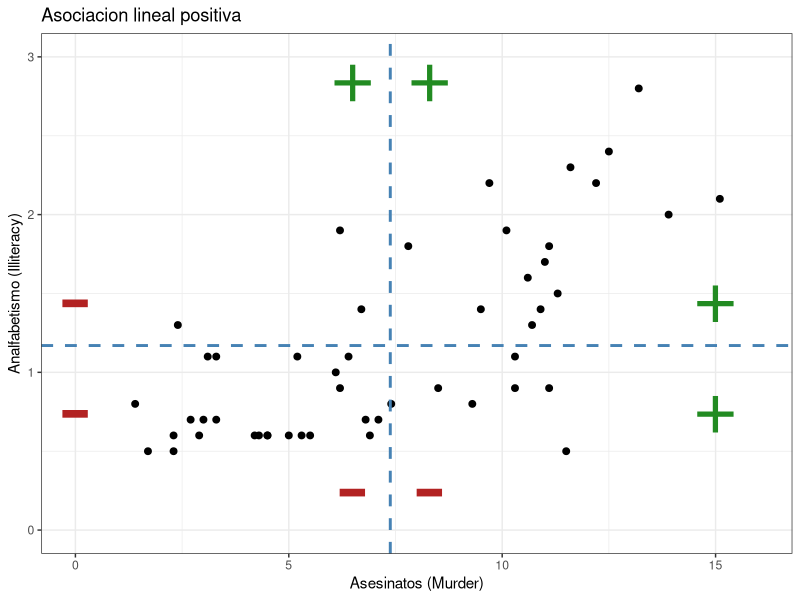
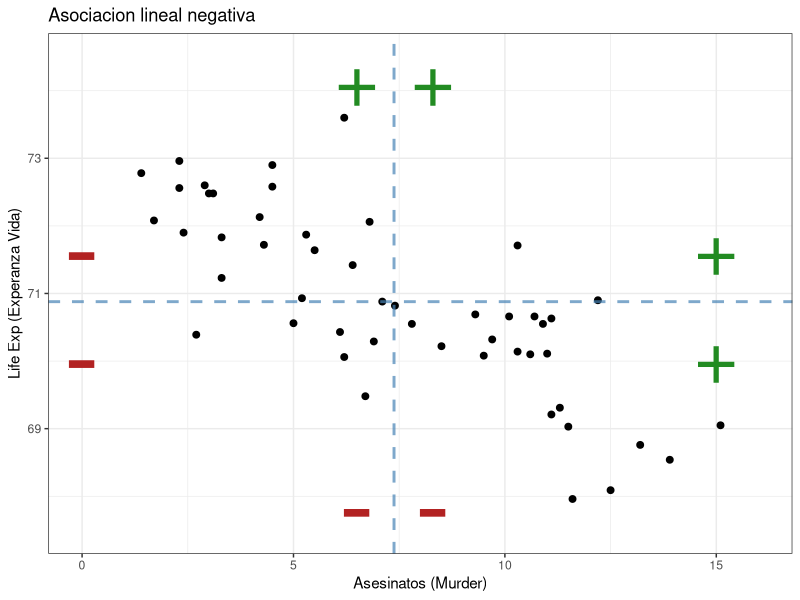
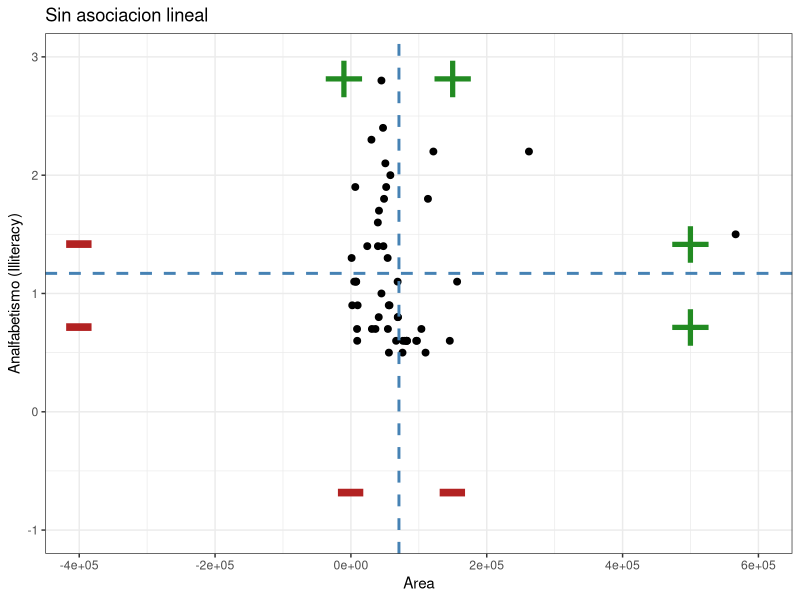
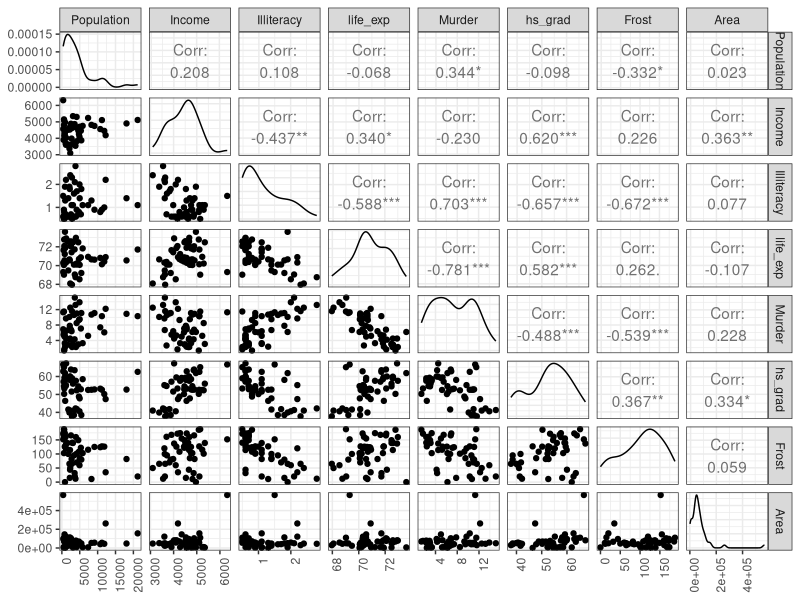
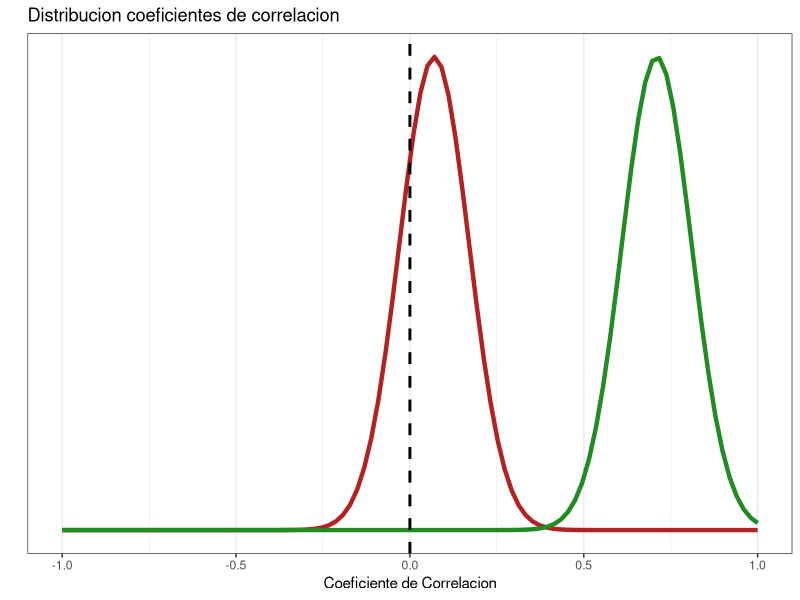
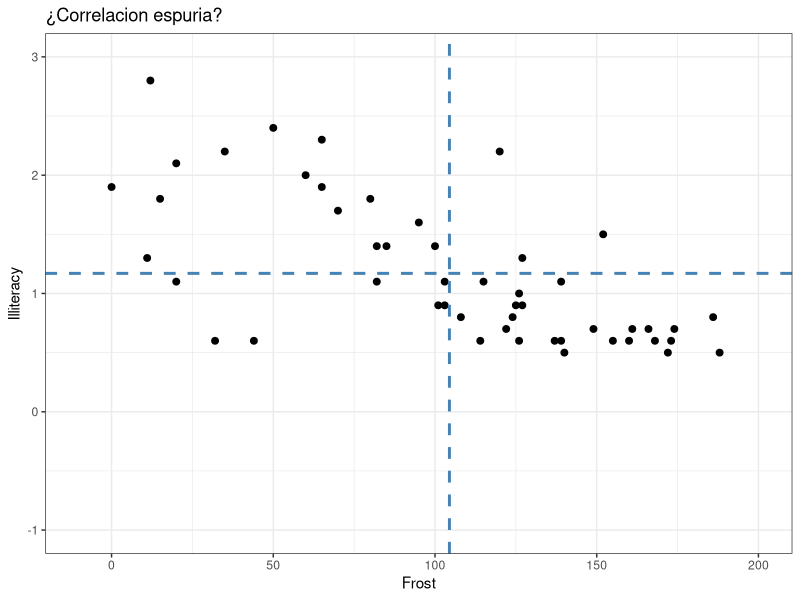
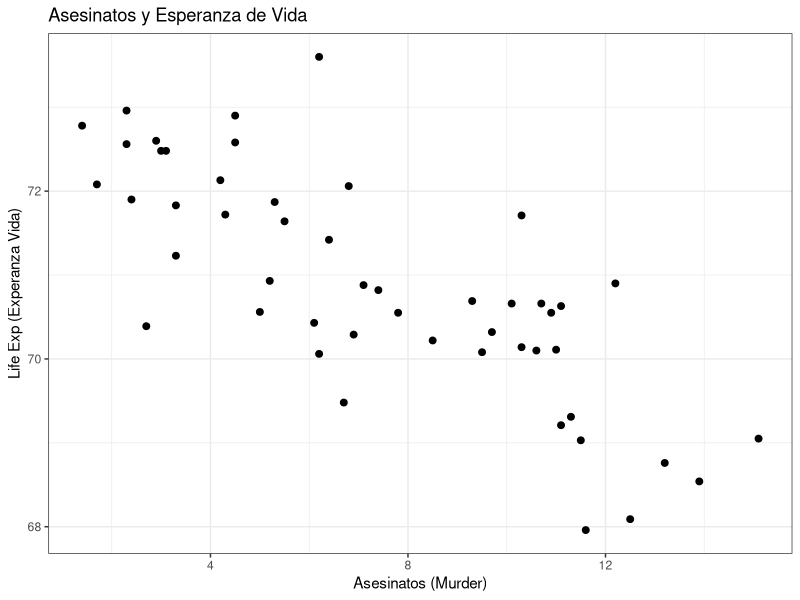
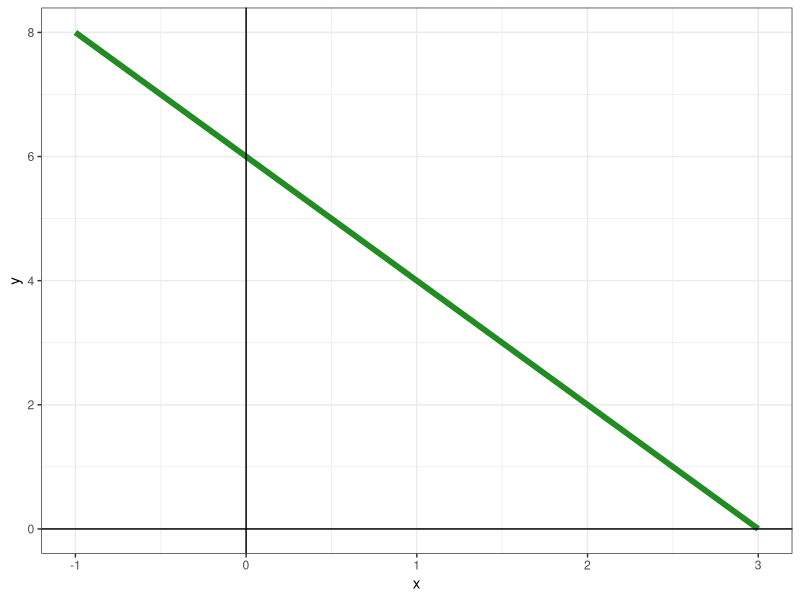

Generate these figures, in order, with R:
## ---- chunk 1
library(tidyverse)
library(GGally)
library(cowplot)
## ---- chunk 2
estados <- state.x77 %>% as.data.frame() %>% rename(life_exp = `Life Exp`, hs_grad=`HS Grad`)
## ---- chunk 3
?state.x77
glimpse(estados)
## ---- chunk 4
summary(estados)
## ---- chunk 5
ggplot(estados, aes(x=Murder,y=Illiteracy)) + geom_point(size=2) +
  geom_hline(yintercept = mean(estados$Illiteracy),color='steelblue', linetype='dashed', size=1) +
  geom_vline(xintercept = mean(estados$Murder), color='steelblue', linetype='dashed', size=1) +
  annotate(geom='text', x=c(6.5,8.3,15,15), y=c(2.9,2.9,1.5,0.8), label='+', colour='forestgreen', size=19) +
  annotate(geom='text', x=c(6.5,8.3,0,0), y=c(0.3,0.3,1.5,0.8), label='-', colour='firebrick', size=27) +
  labs(title='Asociacion lineal positiva', x='Asesinatos (Murder)', y='Analfabetismo (Illiteracy)')+
  theme_bw() + scale_y_continuous(limits = c(0,3)) + scale_x_continuous(limits = c(0,16))
## ---- chunk 6
cov(x=estados$Murder, y=estados$Illiteracy)
## ---- chunk 7
ggplot(estados, aes(x=Murder,y=life_exp)) + geom_point(size=2) +
  geom_hline(yintercept = mean(estados$life_exp), color='steelblue', linetype='dashed', size=1, alpha=0.7) +
  geom_vline(xintercept = mean(estados$Murder), color='steelblue', linetype='dashed', size=1, alpha=0.7) +
  annotate(geom='text', x=c(6.5,8.3,15,15), y=c(74.2,74.2,71.7,70.1), label='+', colour='forestgreen', size=19) +
  annotate(geom='text', x=c(6.5,8.3,0,0), y=c(67.9,67.9,71.7,70.1), label='-', colour='firebrick', size=27) +
  labs(title='Asociacion lineal negativa', x='Asesinatos (Murder)', y='Life Exp (Experanza Vida)')+
  theme_bw() +
  scale_x_continuous(limits = c(0,16)) + scale_y_continuous(limits = c(67.5,74.5))
## ---- chunk 8
cov(x=estados$Murder, y=estados$life_exp)
## ---- chunk 9
ggplot(estados, aes(x=Area,y=Illiteracy)) + geom_point(size=2) +
  geom_hline(yintercept = mean(estados$Illiteracy),color='steelblue', linetype='dashed', size=1) +
  geom_vline(xintercept = mean(estados$Area), color='steelblue', linetype='dashed', size=1) +
  annotate(geom='text', x=c(-10000,150000,500000,500000), y=c(2.9,2.9,1.5,0.8), label='+', colour='forestgreen', size=19) +
  annotate(geom='text', x=c(0,150000,-400000,-400000), y=c(-0.6,-0.6,1.5,0.8), label='-', colour='firebrick', size=27) +
  labs(title='Sin asociacion lineal',y='Analfabetismo (Illiteracy)')+
  theme_bw() + scale_y_continuous(limits = c(-1,3)) + scale_x_continuous(limits = c(-400000,600000))
## ---- chunk 10
cov(x = estados$Area, y=estados$Illiteracy)
## ---- chunk 11
# Covarianza entre area (medida en millas cuadradas) y analfabetismo
cov_1 = cov(x = estados$Area, y=estados$Illiteracy)
cov_1
# 1 milla cuadrada = 2.59 kilometros cuadrados
area_kilometros = estados$Area*2.59
# Covarianza entre area (medida en kilometros cuadradas) y analfabetismo
cov_2=cov(x = area_kilometros, y=estados$Illiteracy)
cov_2
## ---- chunk 12
# Correlacion entre area (medida en millas cuadradas) y analfabetismo
corr_1 = cor(x = estados$Area, y=estados$Illiteracy)
corr_1
# 1 milla cuadrada = 2.59 kilometros cuadrados
area_kilometros = estados$Area*2.59
# Correlacion entre area (medida en kilometros cuadradas) y analfabetismo
corr_2=cor(x = area_kilometros, y=estados$Illiteracy)
corr_2
## ---- chunk 13
# Correlacion entre homicidios y analfabetismo
corr_positiva = cor(x = estados$Murder, y=estados$Illiteracy)
corr_positiva
## ---- chunk 14
# Correlacion entre homicidios y esperanza de vida
corr_negativa = cor(x = estados$Murder, y=estados$life_exp)
corr_negativa
## ---- chunk 15
# Covarianza entre area (medida en kilometros cuadradas) y analfabetismo
corr_nula = cor(x = estados$Area, y=estados$Illiteracy)
corr_nula
## ---- chunk 16

ggpairs(estados) + theme_bw() + theme(axis.text.x = element_text(angle = 90, hjust = 1))
## ---- chunk 17
# Sacamos el promedio de días con temperatura mínima por debajo de los 0 grados para los 50 estados
mean(estados$Frost)
# Sacamos la correlacion entre dias debajo de los 0 grados (Frost) y el analfabetismo 
cor(estados$Frost, estados$Illiteracy)

#Seleccionamos los 10 estados mas frios 
frios= estados %>% arrange(desc(Frost)) %>% slice(1:10)
# Sacamos el promedio de días con temperatura mínima por debajo de los 0 grados para esos 10 estados
mean(frios$Frost)
# Sacamos la correlacion entre dias debajo de los 0 grados (Frost) y el analfabetismo para esos 10 estados
cor(frios$Frost, frios$Illiteracy)

# Ahora seleccionamos los 10 estados mas calidos 
calidos= estados %>% arrange(desc(Frost)) %>% slice(41:50)
# Sacamos el promedio de días con temperatura mínima por debajo de los 0 grados para esos 10 estados
mean(calidos$Frost)
cor(calidos$Frost, calidos$Illiteracy)
## ---- chunk 18
ggplot(data = data.frame(x = c(-1, 1)), aes(x)) +
  stat_function(fun = dnorm, n = 100, args = list(mean = 0.07, sd = .1), color="firebrick", size=1.5) +
  stat_function(fun = dnorm, n = 100, args = list(mean = 0.71, sd = .1), color="forestgreen",size=1.5) +
  geom_vline(xintercept = 0, linetype='dashed', size=1) +
  theme_bw() +
  labs(title="Distribucion coeficientes de correlacion", x="Coeficiente de Correlacion", y="")+
  scale_y_continuous(breaks = NULL)
## ---- chunk 19
# Veamos la documentacion
?cor.test
# Al igual que para calcular el coeficiente de correlacion pasamos nuestras dos variables: X e Y
cor.test(x=estados$Murder, y=estados$Illiteracy)
## ---- chunk 20
cor.test(x=estados$Area, y=estados$Illiteracy)
## ---- chunk 21
ggplot(estados, aes(x=Frost,y=Illiteracy)) + geom_point(size=2) +
  geom_hline(yintercept = mean(estados$Illiteracy),color='steelblue', linetype='dashed', size=1) +
  geom_vline(xintercept = mean(estados$Frost), color='steelblue', linetype='dashed', size=1) +
  labs(title='¿Correlacion espuria?')+
  theme_bw() + scale_y_continuous(limits = c(-1,3)) + scale_x_continuous(limits = c(-10,200))
## ---- chunk 22
cor(x=estados$Frost, y=estados$Illiteracy)
## ---- chunk 23
ggplot(estados, aes(x=Murder,y=life_exp)) +
  geom_point(size=2) +
  labs(title='Asesinatos y Esperanza de Vida', x='Asesinatos (Murder)', y='Life Exp (Experanza Vida)')+
  theme_bw()
## ---- chunk 24
# Creo la funcion
funcion <- function(x) {6 - 2*x}
# Grafico
ggplot(data.frame(x = c(-1, 3)), aes(x)) +
  stat_function(fun=funcion, colour='forestgreen', size=2)+
  geom_vline(xintercept = 0) +
  geom_hline(yintercept = 0) +
  theme_bw()
## ---- chunk 25
recta1 <- ggplot(estados, aes(x=Murder,y=life_exp)) +
  geom_point(size=2) +
  geom_abline(intercept = 73, slope = -0.3, colour='forestgreen', size=1.5) +
  labs(title='Recta 1', x='Asesinatos (Murder)', y='Life Exp (Experanza Vida)')+
  theme_bw()

recta2 <- ggplot(estados, aes(x=Murder,y=life_exp)) +
  geom_point(size=2) +
  geom_abline(intercept = 69, slope = 0.2, colour='firebrick', size=1.5) +
  labs(title='Recta 2', x='Asesinatos (Murder)', y='Life Exp (Experanza Vida)')+
  theme_bw()

recta3 <- ggplot(estados, aes(x=Murder,y=life_exp)) +
  geom_point(size=2) +
  geom_abline(intercept = 71, slope = -0.3, colour='steelblue', size=1.5) +
  labs(title='Recta 3', x='Asesinatos (Murder)', y='Life Exp (Experanza Vida)')+
  theme_bw()

plot_grid(recta1,recta2,recta3)

## ---- chunk 26
#Creo el modelo con life_exp (variable a predecir) ~ Murder (variable predictora)
modelo_asesinatos<-lm(formula = life_exp~Murder, data = estados)

modelo_asesinatos
## ---- chunk 27
modelo_asesinatos$coefficients
## ---- chunk 28
ggplot(estados, aes(x=Murder,y=life_exp)) +
  geom_point(size=2) +
  geom_abline(intercept = 73, slope = -0.3, colour='forestgreen', size=1.5) +
  geom_vline(xintercept = 0) +
  labs(title='Modelo lineal', x='Asesinatos (Murder)', y='Life Exp (Experanza Vida)')+
  theme_bw()
## ---- chunk 29
# Resumen del modelo
summary(modelo_asesinatos)
## ---- chunk 30
#Creo el modelo con life_exp (variable a predecir) ~ Income (variable predictora)
modelo_ingreso<-lm(formula = life_exp~Income, data = estados)
# Resumen del modelo
summary(modelo_ingreso)
